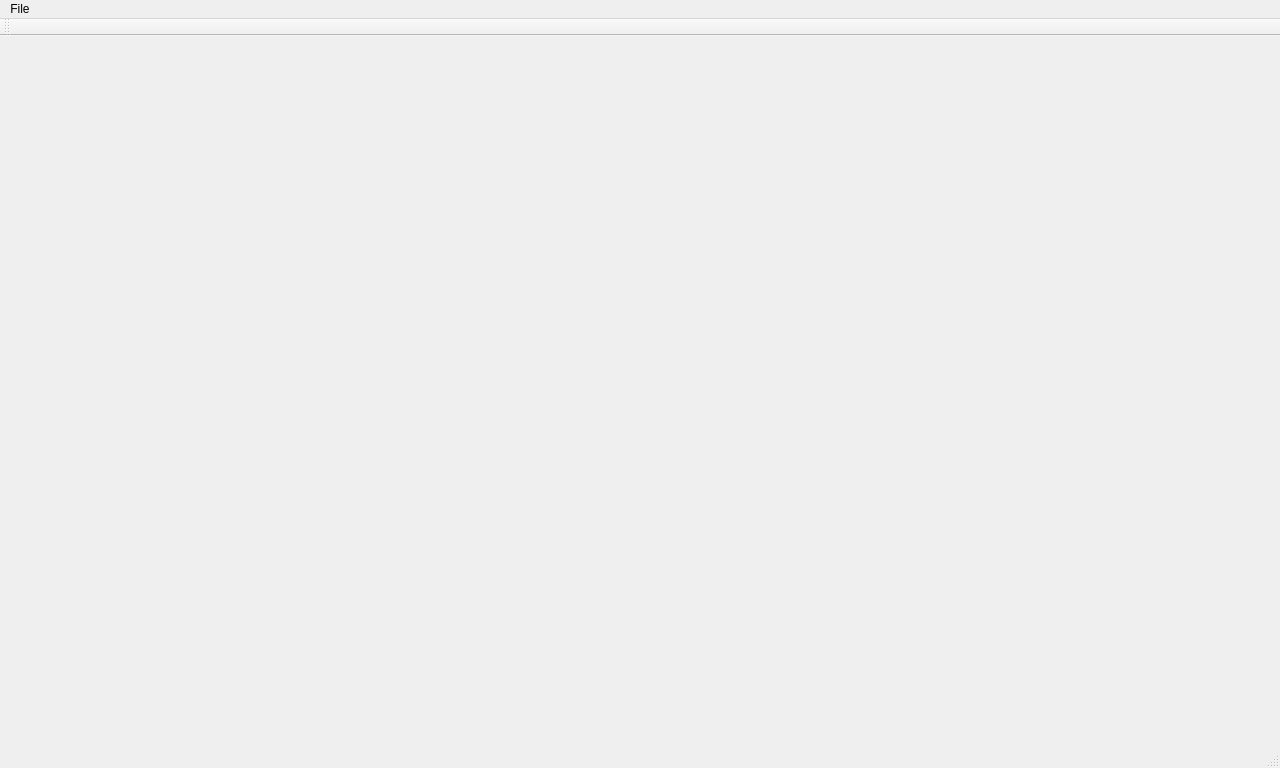
<?xml version="1.0" encoding="UTF-8"?>
<ui version="4.0">
 <class>MainWindow</class>
 <widget class="QMainWindow" name="MainWindow">
  <property name="geometry">
   <rect>
    <x>0</x>
    <y>0</y>
    <width>1280</width>
    <height>768</height>
   </rect>
  </property>
  <property name="windowTitle">
   <string>MainWindow</string>
  </property>
  <widget class="QWidget" name="centralWidget">
   <layout class="QHBoxLayout" name="horizontalLayout">
    <property name="spacing">
     <number>0</number>
    </property>
    <property name="leftMargin">
     <number>0</number>
    </property>
    <property name="topMargin">
     <number>0</number>
    </property>
    <property name="rightMargin">
     <number>0</number>
    </property>
    <property name="bottomMargin">
     <number>0</number>
    </property>
    <item>
     <widget class="SceneCanvas" name="widget" native="true"/>
    </item>
   </layout>
  </widget>
  <widget class="QMenuBar" name="menuBar">
   <property name="geometry">
    <rect>
     <x>0</x>
     <y>0</y>
     <width>1280</width>
     <height>25</height>
    </rect>
   </property>
   <widget class="QMenu" name="menuFile">
    <property name="title">
     <string>File</string>
    </property>
    <addaction name="actionNew_Project"/>
   </widget>
   <addaction name="menuFile"/>
  </widget>
  <widget class="QToolBar" name="mainToolBar">
   <attribute name="toolBarArea">
    <enum>TopToolBarArea</enum>
   </attribute>
   <attribute name="toolBarBreak">
    <bool>false</bool>
   </attribute>
  </widget>
  <widget class="QStatusBar" name="statusBar"/>
  <action name="actionNew_Project">
   <property name="text">
    <string>New Project</string>
   </property>
  </action>
 </widget>
 <layoutdefault spacing="6" margin="11"/>
 <customwidgets>
  <customwidget>
   <class>SceneCanvas</class>
   <extends>QWidget</extends>
   <header>scenecanvas.h</header>
   <container>1</container>
  </customwidget>
 </customwidgets>
 <resources/>
 <connections/>
</ui>
